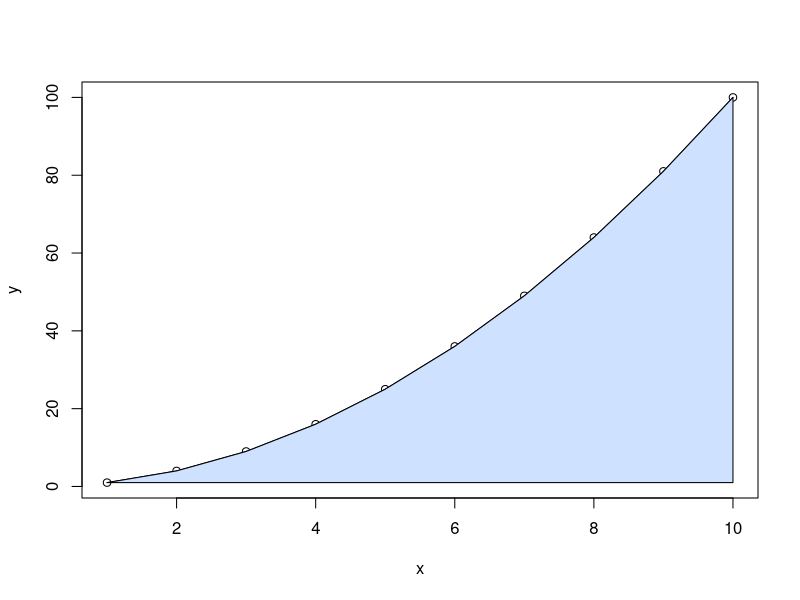

This chart was generated by the following R code:
# page number: 42

print("Monte Carlo")
#title="Monte Carlo process of finding area under curve"
#x<-seq(0,28)
#plot(x,x^2,main=title,type='l',ylim=c(0,100))

x <- 1:10
y <- x^2
plot(x, y)
lines(x, y)

f<-function(z){
  return(z^2)
}
polygon(cbind(c(min(x), x, max(x)), c(min(y), y, min(y))), col="#cee1ff")
cat("Area under shaded region(0,10) is ")
print(integrate(f,lower=0,upper=10))
cat("Area under in region(0,1) is ")
print(integrate(f,lower=0,upper=1))
